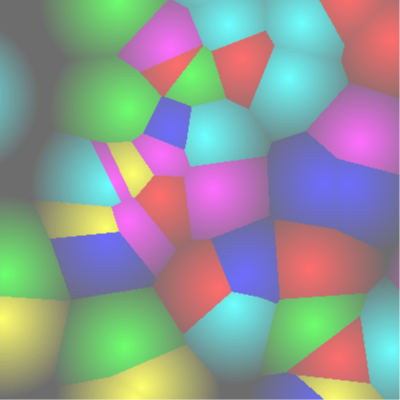
Frame 1 (no input)
Frame 2 (the mouse pressed at the canvas centre, redrawn once): identical to frame 1, image omitted

The p5.js sketch that drew this single still picture (run headless with seeded random() and noise() and a simulated clock; the mouse was pressed at the canvas centre and the sketch redrawn once):

// p5.js sketch
// ── sketch.js
let w = 400;
let h = 400;
let siteSpaceX = w/5;
let siteSpaceY = h/5;
let siteRadius = 0.15*siteSpaceX;
let filledSmoothVoronoi = true;

class Point {
  constructor(x, y) {
    this.x = x;
    this.y = y;
  }

  isEqual(p) {
    return this.x == p.x && this.y == p.y;
  }
}

let DISTANCE_TYPE = {
  "EUCLIDEAN": 1,
  "MANHATTAN": 2
};

let CELL_COLORS = [
  {r:255, g:0, b:0},
  {r:0, g:255, b:0},
  {r:0, g:0, b:255},
  {r:255, g:255, b:0},
  {r:0, g:255, b:255},
  {r:255, g:0, b:255}
];

let distanceType = DISTANCE_TYPE.EUCLIDEAN;
let sites = [];
let cellColors = [];
let voronoiMap = null;

function distance(p1, p2) {
  if (distanceType == DISTANCE_TYPE.EUCLIDEAN) {
    return dist(p1.x, p1.y, p2.x, p2.y);
  } else {
    return abs(p1.x - p2.x) + abs(p1.y - p2.y);
  }
}

function initSites() {
  for(let i = 1; i <= 50; i++) {
    let x = floor(randomGaussian(w/2, w/3));
    let y = floor(randomGaussian(h/2, h/3));
    sites.push(new Point(x, y));
    cellColors.push(CELL_COLORS[floor(random(CELL_COLORS.length))]);
  }
}

function initVoronoiMap() {
  voronoiMap = new Array(w * h);

  for (let i = 0; i < w; i++) {
    for (let j = 0; j < h; j++) {
      voronoiMap[i + w * j] = {
        minDist: Number.MAX_VALUE,
        nearest: null
      };
    }
  }
}

function drawVoronoi() {
  for (let x = 0; x < w; x++) {
    for (let y = 0; y < h; y++) {
      let pixCoord = new Point(x, y);
      let v = voronoiMap[x + y * w];

      for (let i in sites) {
        let s = sites[i];
        let siteDist = distance(s, pixCoord);

        if (abs(siteDist - v.minDist) < 1e-5) {
          if (v.nearest.indexOf(i) == -1) v.nearest.push(i);
        } else if (siteDist < v.minDist) {
          v.minDist = siteDist;
          v.nearest = [i];
        }
      }
      
      if(filledSmoothVoronoi) {
        if(v.minDist >= 0) {
          let b = (siteSpaceX - v.minDist) / siteSpaceX;
          b = constrain(b, 0, 255);
          let c = cellColors[v.nearest[0]];
          stroke(c.r*b, c.g*b, c.b*b);
          point(x,y);
        }
      } else {
        //draw edges (points with more than one nearest site)
        if (v.nearest.length > 1) {
          stroke(255, 0, 0);
          point(x, y);
        }
      }
    }
  }
}

function setup() {
  createCanvas(w, h);
  noLoop();

  initSites();
  initVoronoiMap();
}

function draw() {
  background(255);
  drawVoronoi();
}
